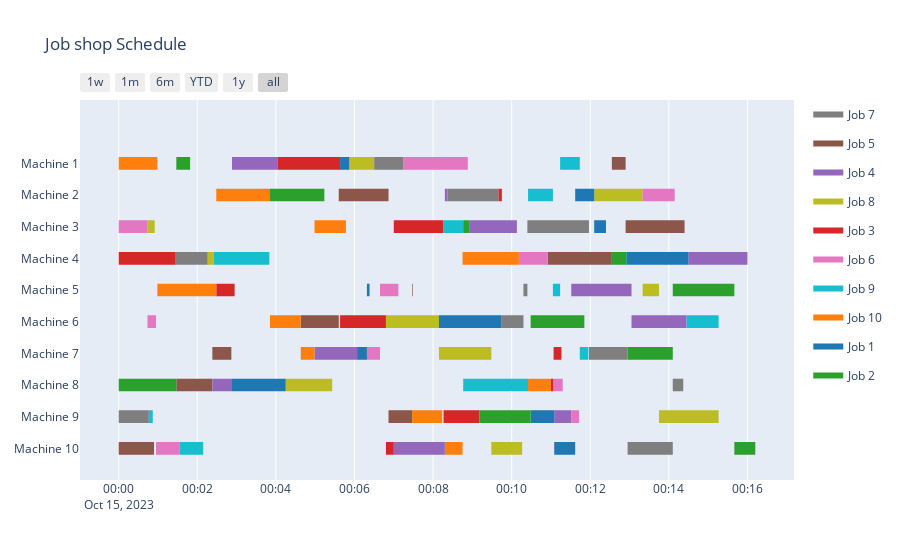

The code cell stored with this chart in its notebook:
### Code cell
def prepare_gannt_data_from(
    m_keys: list[int], j_keys: list[int], sequence_best: list[int]
) -> dict:
    key_count = {key: 0 for key in j_keys}
    j_count = {key: 0 for key in j_keys}
    m_count = {key: 0 for key in m_keys}
    j_record = {}
    
    for i in sequence_best:
        gen_t: int = int(pt[i][key_count[i]])
        gen_m: int = int(ms[i][key_count[i]])
        j_count[i] = j_count[i] + gen_t
        m_count[gen_m] = m_count[gen_m] + gen_t
        
        if m_count[gen_m] < j_count[i]:
            m_count[gen_m] = j_count[i]
        elif m_count[gen_m] > j_count[i]:
            j_count[i] = m_count[gen_m]
    
        # convert seconds to hours, minutes and seconds
        start_time: str = str(datetime.timedelta(seconds=j_count[i] - pt[i][key_count[i]]))
        end_time: str = str(datetime.timedelta(seconds=j_count[i]))
            
        j_record[(i, gen_m)] = [start_time, end_time]
        
        key_count[i] = key_count[i] + 1

    return j_record


def format_gannt_data(m_keys: list[int], j_keys: list[int], j_record):
    frame_dicts = []
    for m in m_keys:
        for j in j_keys:
            frame_dicts.append(dict(
                Task="Machine %s"%(m),
                Start="2023-10-15 %s"%(str(j_record[(j, m)][0])),
                Finish="2023-10-15 %s"%(str(j_record[(j, m)][1])),
                Resource="Job %s"%(j+1))
            )
            # df.append(dict(Task="Machine %s"%(m), Start="2018-07-14 %s"%(str(j_record[(j,m)][0])), Finish="2018-07-14 %s"%(str(j_record[(j,m)][1])),Resource="Job %s"%(j+1)))
    return frame_dicts


m_keys = [j + 1 for j in range(num_machine)]
j_keys = [j for j in range(num_job)]
j_record: dict = prepare_gannt_data_from(m_keys, j_keys, sequence_best)

frame_dicts: list[dict] = format_gannt_data(m_keys, j_keys, j_record)
fig = ff.create_gantt(
    frame_dicts, index_col="Resource",
    show_colorbar=True, group_tasks=True, showgrid_x=True, title="Job shop Schedule"
)
# iplot(fig, filename="GA_job_shop_scheduling")
fig
